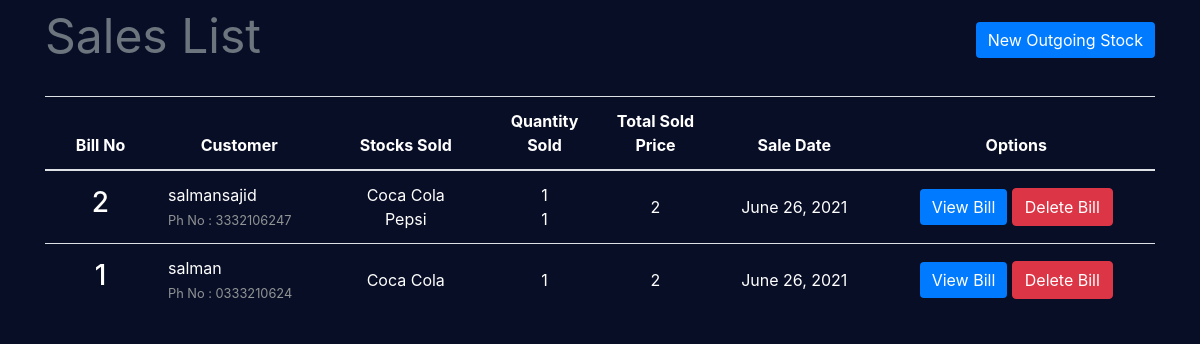
Page /transactions/sales/ on the committed database.
### transactions/models.py (models this page shows, shortened)
class SaleBill(models.Model):
    billno = models.AutoField(primary_key=True)
    time = models.DateTimeField(auto_now=True)
    name = models.CharField(max_length=150)
    phone = models.CharField(max_length=12)
    address = models.CharField(max_length=200)
    email = models.EmailField(max_length=254)
    gstin = models.CharField(max_length=13)
    def get_items_list(self):
        return SaleItem.objects.filter(billno=self)
    def get_total_price(self):
        saleitems = SaleItem.objects.filter(billno=self)
        total = 0
        for item in saleitems:
            total += item.totalprice
        return total

class SaleItem(models.Model):
    billno = models.ForeignKey(SaleBill, on_delete = models.CASCADE, related_name='salebillno')
    stock = models.ForeignKey(Stock, on_delete = models.CASCADE, related_name='saleitem')
    quantity = models.IntegerField(default=1)
    perprice = models.IntegerField(default=1)
    totalprice = models.IntegerField(default=1)

### transactions/views.py (the view)
class SaleView(ListView):
    model = SaleBill
    template_name = "sales/sales_list.html"
    context_object_name = 'bills'
    ordering = ['-time']
    paginate_by = 10

### project/transactions/templates/sales/sales_list.html (shortened to what this page needs)
{% extends "base.html" %}
{% load widget_tweaks %}
{% block content %}
    <div class="row" style="color: #6c757d; font-style: bold; font-size: 3rem;">
        <div class="col-md-8">Sales List</div>
        <div class="col-md-4">
            <div style="float:right;"> <a class="btn btn btn-primary" href="{% url 'new-sale' %}">New Outgoing Stock</a> </div>
        </div>
    </div>
    <br>
    <table class="table table-css">
        <thead class="thead-inverse align-middle">
            <tr>
                <th width="10%">Bill No</th>
                <th width="15%">Customer</th>
                <th width="15%">Stocks Sold</th>
                <th width="10%">Quantity Sold</th>
                <th width="10%">Total Sold Price</th>
                <th width="15%">Sale Date</th>
                <th width="25%">Options</th>
            </tr>
        </thead>
{% if bills %}
        <tbody>
            {% for sale in bills %}
            <tr>
                <td class="align-middle"> <h3>{{ sale.billno }}</h3> </td>
                <td class=""> {{ sale.name }} <br> <small style="color: #909494">Ph No : {{ sale.phone }}</small> </td>
                <td class="align-middle">{% for item in sale.get_items_list %} {{ item.stock.name }} <br> {% endfor %}</td>
                <td class="align-middle">{% for item in sale.get_items_list %} {{ item.quantity }} <br> {% endfor %}</td>
                <td class="align-middle">{{ sale.get_total_price }}</td>
                <td class="align-middle">{{ sale.time.date }}</td>
                <td class="align-middle"> <a href="{% url 'sale-bill' sale.billno %}" class="btn btn-primary">View Bill</a> <a href="{% url 'delete-sale' sale.pk %}" class="btn btn-danger">Delete Bill</a> </td>
            </tr>
            {% endfor %}
        </tbody>
    </table>
{% else %}
        <tbody></tbody>
    </table>
    <br><br><br><br><br><br><br><br>
    <div style="color: #6c757d; font-style: bold; font-size: 1.5rem; text-align: center;">WOW, SUCH EMPTY</div>
{% endif %}
{% endblock content %}

### homepage/templates/base.html (shortened to what this page needs)
{% load static %}
<!DOCTYPE html>
<html lang="en">
<head>
    <link rel="stylesheet" type="text/css" href="{% static 'bootstrap/bootstrap.min.css' %}">
    <link rel="stylesheet" type="text/css" href="{% static 'css/main.css' %}">
    <link rel="stylesheet" type="text/css" href="{% static 'css/sidebar.css' %}">
    <link rel="stylesheet" type="text/css" href="{% static 'css/dialogbox.css' %}">
</head>
<body>
    <main id="wrapper">
                    <div class="container">
                        {% block content %}{% endblock content %}
                    </div>
            <br>
    </main>
</body>
</html>

### homepage/static/css/main.css (style rules this page uses)
body, html { height: 100%; background-color: #090e27; }
a { color:#007bff; }
.table-css { color:#ffffff; }
.btn-primary { border: none; color: white; text-align: center; text-decoration: none; display: inline-block; font-size: 16px; }
h1, h2, h3, h4, h5, h6 { color: #ffffff; }
.align-middle { text-align: center; }

### homepage/static/css/sidebar.css (style rules this page uses)
#wrapper { display: flex; width: 100%; align-items: stretch; }

### rows in the picture
SaleBill: billno "2", name "salmansajid", phone "3332106247", get_total_price "2", time "June 26, 2021"
SaleItem: stock.name "Coca Cola", quantity "1"
SaleItem: stock.name "Pepsi", quantity "1"
SaleBill: billno "1", name "salman", phone "0333210624", get_total_price "2", time "June 26, 2021"
SaleItem: stock.name "Coca Cola", quantity "1"
